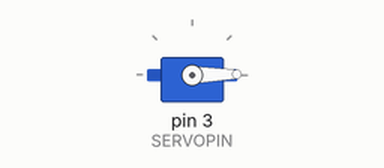
Recording of a sketch running on a simulated Arduino Uno, built with avr-gcc and run on an emulated ATmega328P. Parts: servo.

Above: at 0.05 s.
At 4.25 s:
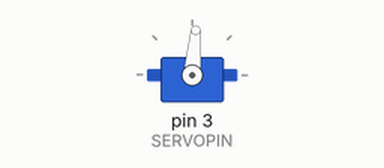
At 8.55 s:
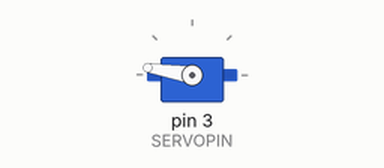
At 17.05 s:
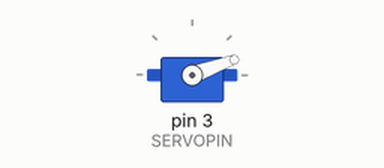
Timing chart, 0 to 23.6 s (numbered marks = the images above):
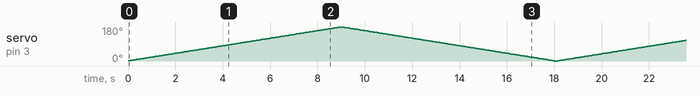

The sketch:

Servo_SweepWithoutForLoop.ino
```cpp
// Include servo library
#include <Servo.h>

// Servo attached to pin 3
#define SERVOPIN 3

// Create copy of servo library
Servo myServo;

// Angle variable
int angle = 0;
// Variable to track if we're going up or down.
boolean countingUp = true;

void setup() {
  // Attach servo library to pin.
  myServo.attach(SERVOPIN);
}

void loop() {
  // If we're counting up, add one. If we're counting down,
  // subtract one.
  if (countingUp) {
    angle = angle + 1;
  }
  else {
    angle = angle - 1;
  }

  // If we've exceeded 180 degrees, it's time to count down.
  if (angle > 180) {
    angle = 180;
    countingUp = false;
  }
  // Else, if we've gone below zero, it's time to count back up.
  else if (angle < 0) {
    angle = 0;
    countingUp = true;
  }

  // Finally, write angle to servo!
  myServo.write(angle);

  // Slow this loop down so it's at a good speed.
  delay(50);
}
```
